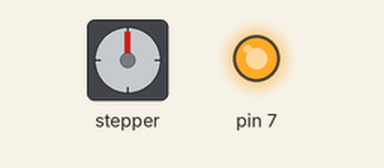
Bench run of a sketch on a simulated Arduino Uno, built with avr-gcc and run on an emulated ATmega328P. Parts: stepper motor, output pins drawn as LEDs (lit = HIGH). Stepper angles assume 200 steps per turn.

Above: at 0.1 s.
At 9.75 s:
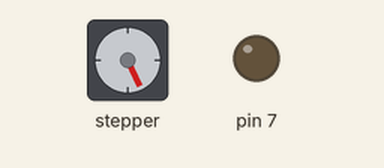
At 19.76 s:
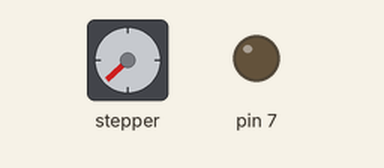
At 39.77 s:
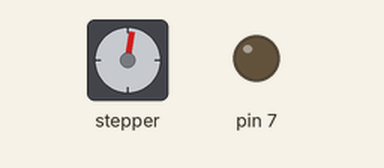
Timing chart, 0 to 40.0 s (numbered marks = the images above):
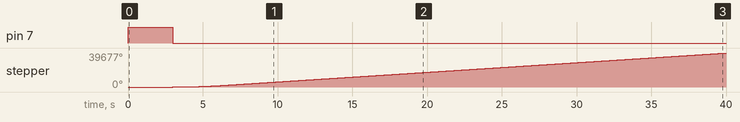

The sketch:

GPAC_Spanish_Aerocar_TRINAMIC.ino
```cpp
//GPAC: Spanish Aerocar Control
//By Palmer Insull palmeri@little-canada.ca

#include <AccelStepper.h>

boolean homing = true;

AccelStepper stepper(AccelStepper::DRIVER, 3, 9);

void setup() {
  stepper.setMaxSpeed(700);              // Slower Speed of stepper01 motor for homing
  stepper.setSpeed(700);
  stepper.setAcceleration(200);
  stepper.setMinPulseWidth(50);
  Serial.begin(9700);

  pinMode(1,INPUT);
  pinMode(7,OUTPUT);
}
void loop() {

  if (digitalRead(1) == HIGH and homing) {
    stepper.moveTo(stepper.currentPosition() - 2000);
    homing = false;
  }

  if (!homing and stepper.distanceToGo() == 0){
    digitalWrite(7,HIGH);
    while (true){}
  }

  stepper.run();


  if (digitalRead(1) == LOW) {
    digitalWrite(7,HIGH);
    delay(3000);
    digitalWrite(7,LOW);
    stepper.setCurrentPosition(0);
    stepper.runToNewPosition(42000);
    digitalWrite(7,HIGH);
    delay(3000);
    digitalWrite(7,LOW);
    stepper.runToNewPosition(1000);
    homing = true;
  }

}
```

Measured:
- by itself, pin 7: LOW → HIGH at 0.00 s, → LOW 3.0 s later
- by itself, stepper: keeps turning clockwise at about 1072°/s
